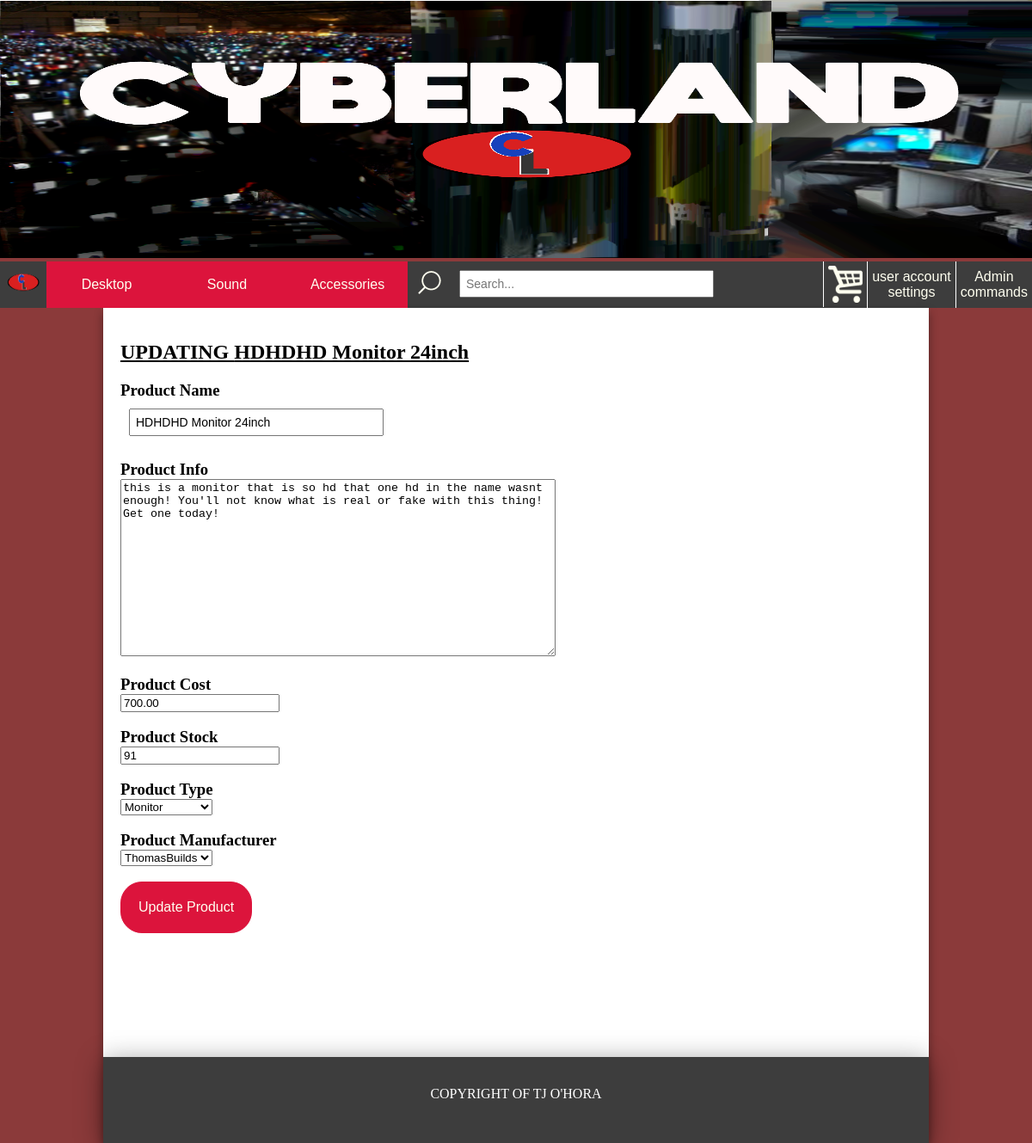
Page /updateProduct.php?product_ID=2 (signed in) on the committed database.
### tables this page shows
CREATE TABLE `product` (
  `product_ID` int(11) NOT NULL,
  `name` varchar(100) NOT NULL,
  `info` varchar(1000) NOT NULL,
  `cost` decimal(11,2) NOT NULL,
  `product_type_ID` int(11) NOT NULL,
  `manufacturer_ID` int(11) NOT NULL,
  `stock` int(3) NOT NULL
);

CREATE TABLE `product_type` (
  `product_type_ID` int(11) NOT NULL,
  `product_type_info` varchar(100) NOT NULL
);

CREATE TABLE `manufacturer` (
  `manufacturer_ID` int(11) NOT NULL,
  `manufacturer_name` varchar(100) NOT NULL,
  `manufacturer_contact` varchar(100) NOT NULL,
  `manufacturer_contact_2` varchar(100) NOT NULL
);

### updateProduct.php (the view, shortened to what this page needs)
<?php
require 'includes/DB_connection.php';
?>
<!DOCTYPE html>
<html>
    <head>
        <link rel="stylesheet" type="text/css" href="css/common.css">
        <link rel="stylesheet" type="text/css" href="css/adminPage.css">
    </head>
    <body>
        <?php include 'includes/nav.php';?>
        <main id="content">
            <br/>
            <div id="userOptions">
            <?php
            $product = $_GET['product_ID'];
            $query = 'SELECT product.name, product.info, product.cost,product_type.product_type_ID, product_type.product_type_info,manufacturer.manufacturer_name,manufacturer.manufacturer_contact,manufacturer.manufacturer_contact_2, product.stock,product.product_ID'
                    . ' FROM ((product'
                    . ' INNER JOIN manufacturer ON manufacturer.manufacturer_ID = product.manufacturer_ID)'
                    . ' INNER JOIN product_type ON product_type.product_type_ID = product.product_type_ID)'
                    . ' WHERE product_ID=:product';
            $statement = $db->prepare($query);
            $statement->bindValue(':product', $product);
            $statement->execute();
            $all_queries = $statement->fetchAll();
            foreach ($all_queries as $one_query) :
            ?>
                <h2>UPDATING <?php echo $one_query['name'];?></h2>
                <form id="addForm" action="updateProduct2.php?product_ID=<?php echo $one_query['product_ID'];?>" method="post">
                    <h3>Product Name</h3>
                    <input type="text" name="productName" placeholder="Name" value="<?php echo $one_query['name'];?>" required/><br/><br/>
                    <h3>Product Info</h3>
                    <textarea id="productInfo" name="productInfo" placeholder="What is the product? What can it do? What makes it different? Really sell it!"><?php echo $one_query['info'];?></textarea><br/><br/>
                    <h3>Product Cost</h3>
                    <input type="number" name="productCost" placeholder="Cost"  value="<?php echo $one_query['cost'];?>"  required><br/><br/>
                    <h3>Product Stock</h3>
                    <input type="number" name="productStock" placeholder="Stock" value="<?php echo $one_query['stock'];?>" required><br/><br/>
                    <h3>Product Type</h3>
                    <select name="productType" required>
                        <option value="<?php echo $one_query['product_type_ID'];?>"><?php echo $one_query['product_type_info'];?></option>
                    </select><br/><br/>
                    <h3>Product Manufacturer</h3>
                    <select name="productManufacturer" required>
                        <option value="<?php echo $one_query['manufacturer_ID'];?>"><?php echo $one_query['manufacturer_name'];?></option>
                    </select><br/><br/>
                    <input class="userButton" id="updateButton" type='submit' value='Update Product' name='submit' />
                </form>
                <?php
                    endforeach;
                ?>
            </div>
            <br/><br/><br/><br/><br/><br/><br/><br/>
            <footer>
                <?php include 'includes/footer.php';?>
            </footer>
        </main>
    </body>
</html>

### includes/nav.php (shortened to what this page needs)
<a href="index.php"><img src="media/images/CyberLand_Banner.png" alt="Banner" class="banner"></a>
<nav id="navbar">
    <a href="index.php"><img src="media/images/CyberLand_Logo.png" alt="Logo" class="imageLink floatLeft" width="54" height="54"></a>
    <?php
    if (isset($_SESSION['signin_user'])) {
        if($_SESSION['userType']==1){
            echo '<a href="adminPage.php"><button class="rightButton" type="button">Admin<br/>commands</button></a>';
    }
        echo '<a href="userPage.php"><button class="rightButton" type="button">user account<br/> settings</button></a>';
        echo '<a href="cart.php"><img src="media/images/cart.png" alt="cart" class="cart"></a>';
    } else {
        echo '<a href="signin.php"><button class="rightButton" type="button">Sign in</button></a>';
    }
    ?>
    <ul>
        <li>
            <div class="dropdown">
                <button class="dropButton">Desktop</button>
            </div>
        </li>
        <li>
            <div class="dropdown">
                <button class="dropButton">Sound</button>
            </div>
        </li>
        <li>
            <div class="dropdown">
                <button class="dropButton">Accessories</button>
            </div>
        </li>
    </ul>
    <form action="searchBarProduct.php" method="post">
        <input type="text" name="searchBar" placeholder="Search...">
        <input type="image" class="search" src="media/images/search.png"/>
    </form>
</nav>

### includes/footer.php
<br/>
<p style="color: white; text-align: center;">COPYRIGHT OF TJ O'HORA</p>

### css/common.css (style rules this page uses)
html, body { background-color: #8B3A3A; margin: 0; padding: 0; }
main { background-color: white; width: 960px; margin: 0 auto 0 auto; box-shadow: 0 5px 10px rgba(0,0,0,0.4); }
.banner { margin: 0; width: 100%; height: 300px; }
nav { background-color: #3D3D3D; height: 54px; z-index: 1000; }
nav li { list-style: none; display: inline-block; float: left; }
nav ul { margin: 0; float: left; padding: 0; }
input[type=text], input[type=password] { padding: 6px; width: 280px; font-size: 14px; margin: 10px; }
.rightButton { float: right; cursor: pointer; font-size: 16px; background-color:rgba(240,240,240,0.0); color:ivory; border: none; margin:0px; border-left: .1px white solid; padding: 9px 5px; }
.dropButton { background-color: #DC143C; color: ivory; padding: 18px; width:140px; font-size: 16px; border: none; cursor: pointer; }
.dropdown { position: relative; display: inline-block; }
.imageLink { float: left; }
.menu, .search { cursor: pointer; float: left; height: 100%; width: 50px; }
.cart { height: 80%; width: 40px; float: right; padding: 5px; border-left: .1px white solid; }
footer { background-color: #3D3D3D; height: 100px; box-shadow: 0 5px 30px rgba(0,0,0,0.4); }

### css/adminPage.css (style rules this page uses)
h1,h3 { margin: 0px; }
h2 { margin-bottom: 20px; text-decoration: underline; }
.userButton { background-color: #DC143C; color: ivory; padding: 20px; font-size: 16px; border: 1px #DC143C solid; border-radius: 25px; cursor: pointer; }
#userOptions { margin-left: 20px; }
#productInfo { width: 500px; height: 200px; margin-left: 0px; }

### rows in the picture
product: name "HDHDHD Monitor 24inch", productName "HDHDHD Monitor 24inch", productInfo "this is a monitor that is so hd that one hd in the name wasnt enough! You'll not know what is real or fake with this thing! Get one today!", productCost "700.00", productStock "91", productType "Monitor", productManufacturer "ThomasBuilds"
